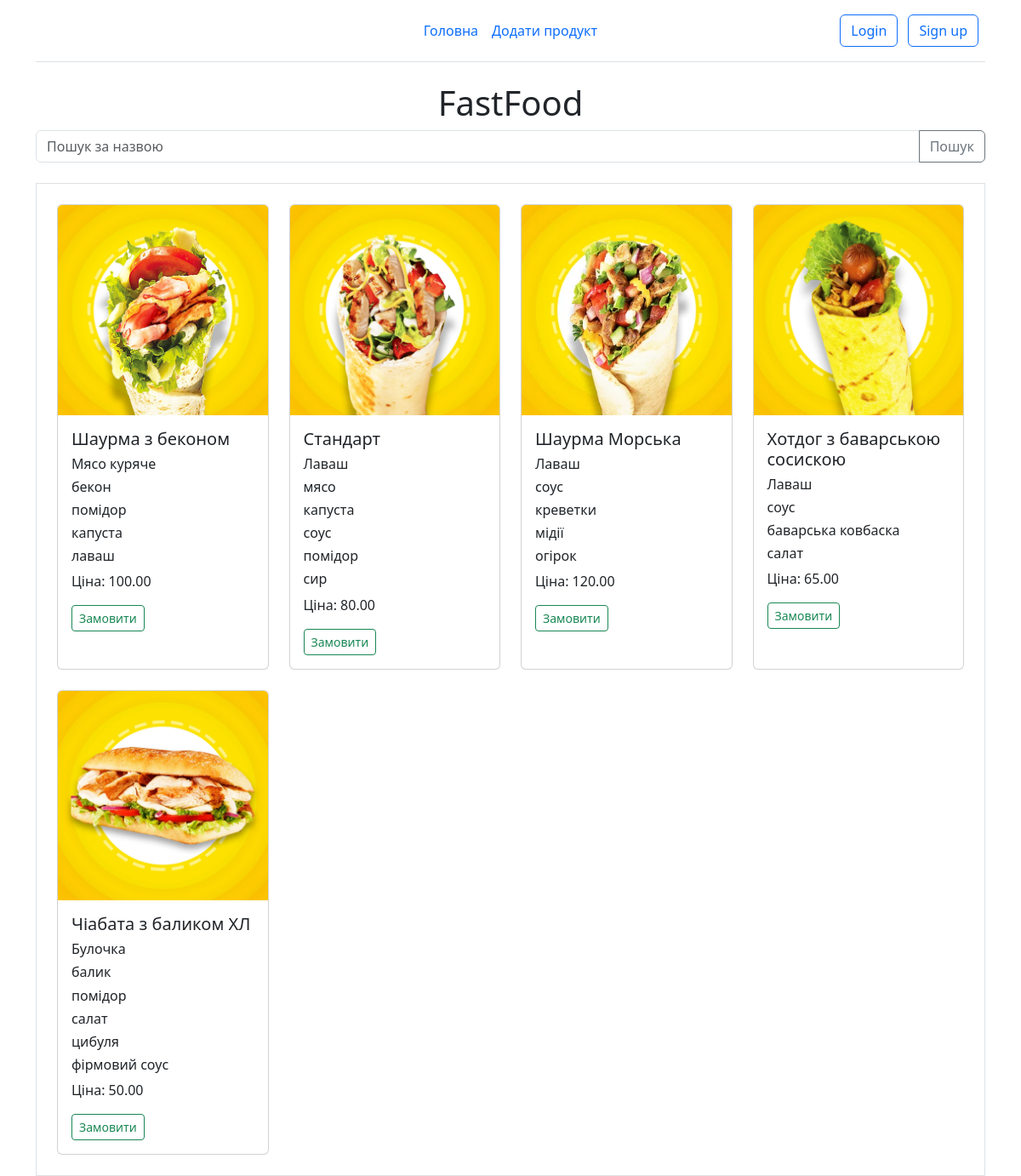
The page / on the database its author committed.
### main/models.py (models this page shows)
class Product(models.Model):
    productName = models.CharField(max_length=255)
    description = models.TextField()
    price = models.DecimalField(max_digits=10, decimal_places=2)

class Photo(models.Model):
    product = models.ForeignKey(Product, on_delete=models.CASCADE, related_name='photos')
    image = models.ImageField(upload_to='product_images/', default=timezone.now)

### main/views.py (the view)
# urls.py: path('',views.index, name='home'),
def index(request):
    search = request.GET.get('search', '')
    products = Product.objects.filter(productName__icontains=search).annotate(description_list=Value('', CharField()))
    for product in products:
        product.description_list = product.description.split(',')
    context = {'products': products}
    return render(request, 'main/index.html', context)

### main/templates/main/index.html (shortened to what this page needs)
{% extends 'main/header.html' %}
{% block content %}
<h1 style="text-align: center;">FastFood</h1>
<form method="get" class="mb-4">
    <div class="input-group">
        <input type="text" class="form-control" name="search" placeholder="Пошук за назвою" value="{{ request.GET.search }}">
        <button type="submit" class="btn btn-outline-secondary">Пошук</button>
    </div>
</form>
<div class="container border p-4">
    <div class="row row-cols-1 row-cols-md-4 g-4">
        {% for product in products %}
            <div class="col">
                <div class="card h-100">
                        {% with product_photo=product.photos.first %}
                            <img src="{{ product_photo.image.url }}" class="card-img-top" alt="{{ product.productName }}">
                        {% endwith %}
                    <div class="card-body">
                        <h5 class="card-title">{{ product.productName }}</h5>
                        {% for value in product.description_list %}
                            <h6 class="card-text">{{ value|striptags|escape }}</h6>
                        {% endfor %}
                        <p class="card-text">Ціна: {{ product.price }}</p>
                        <button class="btn btn-sm btn-outline-success">Замовити</button>
                    </div>
                </div>
            </div>
        {% endfor %}
    </div>
</div>
{% endblock %}

### main/templates/main/header.html (shortened to what this page needs)
<!DOCTYPE html>
<html lang="en">
<head>
  <link href="https://cdn.jsdelivr.net/npm/bootstrap@5.3.2/dist/css/bootstrap.min.css" rel="stylesheet">
</head>
<body>
  <div class="container">
    <header class="d-flex flex-wrap align-items-center justify-content-center justify-content-md-between py-3 mb-4 border-bottom">
      <div class="col-md-3 mb-2 mb-md-0">
        <a href="/" class="d-inline-flex link-body-emphasis text-decoration-none">
          <svg class="bi" width="40" height="32" role="img" aria-label="Bootstrap"><use xlink:href="#bootstrap"></use></svg>
        </a>
      </div>
      <ul class="nav col-12 col-md-auto mb-2 justify-content-center mb-md-0">
        <li><a href="{% url 'home' %}" class="nav-link px-2">Головна</a></li>
        <li><a href="{% url 'insertProduct' %}" class="nav-link px-2 " >Додати продукт</a></li>
      </ul>
      <div class="col-md-3 text-end">
        <a  class="btn btn-outline-primary me-2">Login</a>
        <a  class="btn btn-outline-primary me-2">Sign up</a>
      </div>
    </header>
  </div>
  <div class="container">
    {% block content %}{% endblock %}
  </div>
</body>
</html>

### rows shown on the page
Product: photos.first.image (picture), productName "Шаурма з беконом", description_list "Мясо куряче" "бекон" "помідор" "капуста" "лаваш", price "100.00"
Product: photos.first.image (picture), productName "Стандарт", description_list "Лаваш" "мясо" "капуста" "соус" "помідор" "сир", price "80.00"
Product: photos.first.image (picture), productName "Шаурма Морська", description_list "Лаваш" "соус" "креветки" "мідії" "огірок", price "120.00"
Product: photos.first.image (picture), productName "Хотдог з баварською сосискою", description_list "Лаваш" "соус" "баварська ковбаска" "салат", price "65.00"
Product: photos.first.image (picture), productName "Чіабата з баликом ХЛ", description_list "Булочка" "балик" "помідор" "салат" "цибуля" "фірмовий соус", price "50.00"
